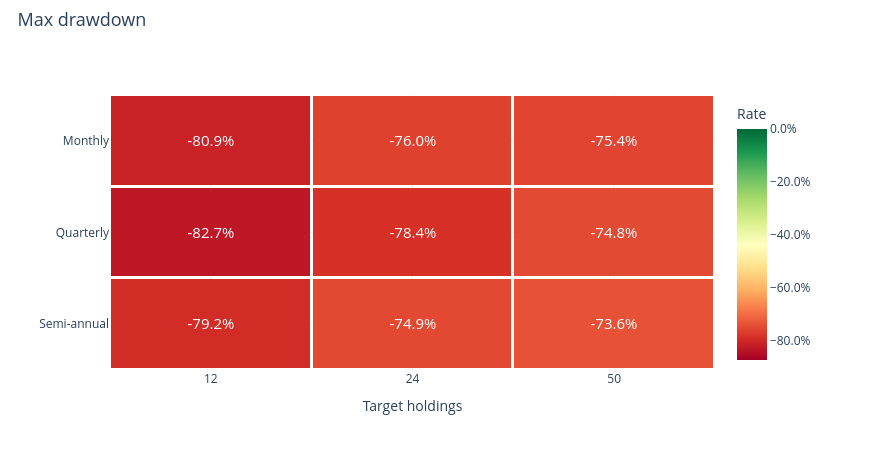

Here is the notebook cell this chart was saved with:
### Markdown cell above
### Maximum drawdown

### Code cell
research.heatmap('maximum_drawdown')

### Figure 1 — Plotly figure (JSON) as saved in the notebook; plotly's stock layout.template omitted (floating-point values rounded to 4 significant figures)
{"data": [{"colorbar": {"tickformat": ".1%", "title": {"text": "Rate"}}, "colorscale": [[0.0, "rgb(165,0,38)"], [0.1, "rgb(215,48,39)"], [0.2, "rgb(244,109,67)"], [0.3, "rgb(253,174,97)"], [0.4, "rgb(254,224,139)"], [0.5, "rgb(255,255,191)"], [0.6, "rgb(217,239,139)"], [0.7, "rgb(166,217,106)"], [0.8, "rgb(102,189,99)"], [0.9, "rgb(26,152,80)"], [1.0, "rgb(0,104,55)"]], "text": [["-80.9%", "-76.0%", "-75.4%"], ["-82.7%", "-78.4%", "-74.8%"], ["-79.2%", "-74.9%", "-73.6%"]], "textfont": {"size": 15}, "texttemplate": "%{text}", "type": "heatmap", "x": ["12", "24", "50"], "xgap": 3, "y": ["Monthly", "Quarterly", "Semi-annual"], "ygap": 3, "z": [[-0.8094, -0.7596, -0.754], [-0.8272, -0.7837, -0.7478], [-0.7924, -0.7487, -0.736]], "zmax": 0.0, "zmin": -0.8715}], "layout": {"height": 450, "hovermode": "closest", "legend": {"font": {"size": 12}, "itemclick": "toggle", "itemdoubleclick": "toggleothers", "x": 1.025, "y": 1}, "margin": {"b": 80, "l": 110, "r": 155, "t": 95}, "title": {"font": {"size": 18}, "text": "Max drawdown", "x": 0.02, "y": 0.97}, "width": 870, "xaxis": {"title": {"text": "Target holdings"}}, "yaxis": {"autorange": "reversed"}}}
